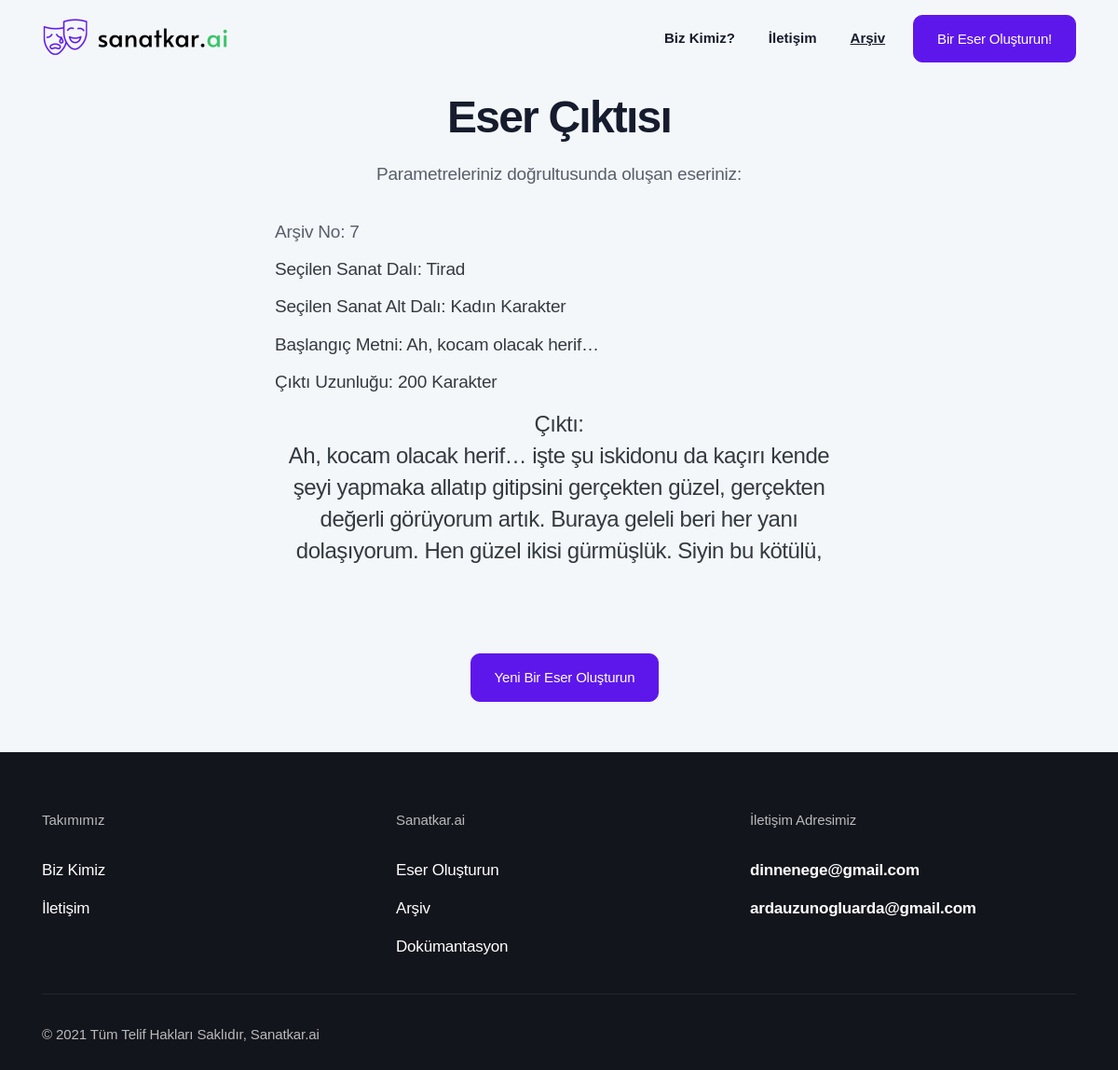
Before: /archive/7 with the older database file.
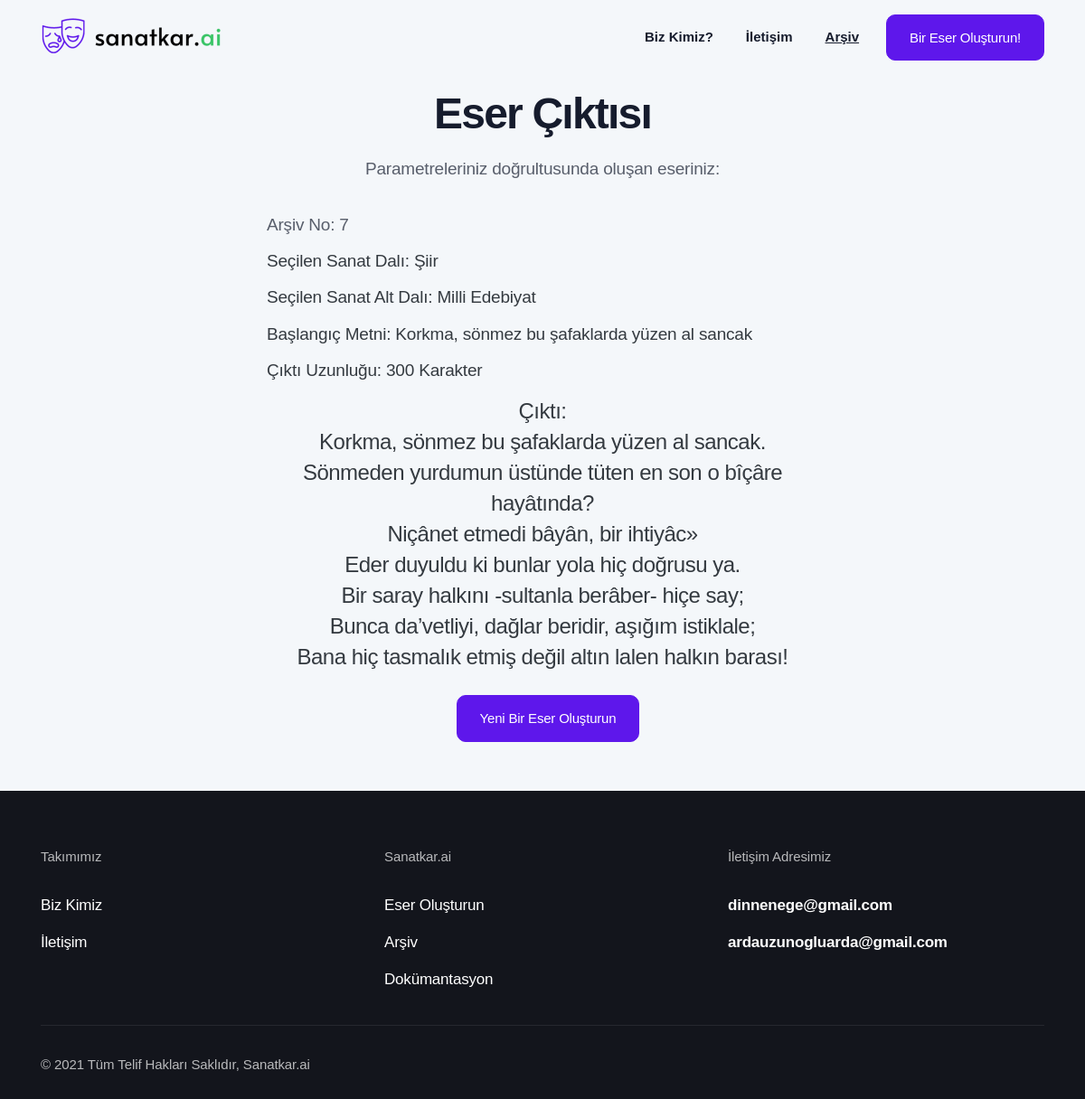
After: the same page with the newer database file.
### app.py (models this page shows)
class Archive(db.Model):
    id = db.Column(db.Integer, primary_key=True)
    generated_text = db.Column(db.String(600))
    art_branch = db.Column(db.String(10))
    genre = db.Column(db.String(30))
    seed_input = db.Column(db.String(35))
    length_input = db.Column(db.String(3))

### app.py (the view)
@app.route("/archive/<int:id>")
def particular_archive_element(id):
    archived_generation = Archive.query.filter_by(id = id).first()
    id = archived_generation.id
    generated_text = archived_generation.generated_text
    art_branch = archived_generation.art_branch
    genre = archived_generation.genre
    seed_input = archived_generation.seed_input
    length_input = archived_generation.length_input
    output = str(generated_text).replace("_", "").replace(")", "").replace("(", "").replace("'", "").replace('"',"").split("\\n")
    if art_branch != "Tirad":
        output = list(filter(None, output))[:-1]
    return render_template("generator_output.html", id = id, output=output, art_branch=art_branch, genre=genre, seed_input=seed_input, length_input=length_input)

### templates/generator_output.html (shortened to what the changed rows need)
<!DOCTYPE html>
<html lang="en">
<head>
  <link rel="stylesheet" href="{{ url_for('static', filename='css/bootstrap.css') }}">
  <link rel="stylesheet" href="{{ url_for('static', filename='fonts/icon-font/css/style.css') }}">
  <link rel="stylesheet" href="{{ url_for('static', filename='fonts/typography-font/typo.css') }}">
  <link rel="stylesheet" href="{{ url_for('static', filename='fonts/fontawesome-5/css/all.css') }}">
  <link rel="stylesheet" href="{{ url_for('static', filename='plugins/aos/aos.min.css') }}">
  <link rel="stylesheet" href="{{ url_for('static', filename='plugins/fancybox/jquery.fancybox.min.css') }}">
  <link rel="stylesheet" href="{{ url_for('static', filename='plugins/nice-select/nice-select.min.css') }}">
  <link rel="stylesheet" href="{{ url_for('static', filename='plugins/slick/slick.min.css') }}">
  <link rel="stylesheet" href="{{ url_for('static', filename='plugins/date-picker/css/gijgo.min.css') }}" type="text/css" />
  <link rel="stylesheet" href="{{ url_for('static', filename='plugins/theme-mode-switcher/switcher-panel.css') }}">
  <link rel="stylesheet" href="{{ url_for('static', filename='css/main.css') }}">
  <link rel="stylesheet" href="{{ url_for('static', filename='css/theme-mode-custom.css') }}">
  <link rel="stylesheet" href="https://cdnjs.cloudflare.com/ajax/libs/font-awesome/5.15.4/css/all.min.css">
</head>
<body data-theme="light">
  <div class="site-wrapper overflow-hidden">
    <div class="inner-banner pt-20 pb-md-13 bg-default-2">
      <div class="container">
        <div class="row  justify-content-center pt-5">
          <div class="col-xl-8 col-lg-9 text-center">
            <div class="px-md-15 text-center">
              <h2 class="title gr-text-3 mb-6">Eser Çıktısı</h2>
              <ul class="w-100 list-unstyled text-left">
                <li class="gr-text-8 text-dark mb-3">Seçilen Sanat Dalı: <span id="chosenart">{{art_branch}}</span></li>
                <li class="gr-text-8 text-dark mb-3">Seçilen Sanat Alt Dalı: <span id="chosensubart">{{genre}}</span></li>
                <li class="gr-text-8 text-dark mb-3">Başlangıç Metni: <span id="startingsentence">{{seed_input}}</span></li>
                <li class="gr-text-8 text-dark mb-5">Çıktı Uzunluğu: <span id="outputlength">{{length_input}}</span> Karakter</li>
                <li class="gr-text-6 text-dark mb-8 text-center">Çıktı:</br><span id="output">
                {% if output[0] %}
                  {% for element in output %}
                    {{element}}
                    <br>
                  {% endfor %}
                {% else %}
                  <p> Bir hata oluştu. </p>
                {% endif %}
                </span></li>
              </ul>
            </div>
          </div>
        </div>
      </div>
    </div>
  </div>
</body>
</html>

Changed rows visible on the page:
changed Archive: art_branch "Tirad" → "Şiir"; genre "Kadın Karakter" → "Milli Edebiyat"; seed_input "Ah, kocam olacak herif…" → "Korkma, sönmez bu şafaklarda yüzen al sancak"; length_input "200" → "300"
Other visible differences:
new list line: "Korkma, sönmez bu şafaklarda yüzen al sancak."
new list line: "Sönmeden yurdumun üstünde tüten en son o bîçâre hayâtında?"
new list line: "Niçânet etmedi bâyân, bir ihtiyâc»"
new list line: "Eder duyuldu ki bunlar yola hiç doğrusu ya."
new list line: "Bir saray halkını -sultanla berâber- hiçe say;"
new list line: "Bunca da’vetliyi, dağlar beridir, aşığım istiklale;"
new list line: "Bana hiç tasmalık etmiş değil altın lalen halkın barası!"
list line gone: "Ah, kocam olacak herif… işte şu iskidonu da kaçırı kende şeyi yapmaka allatıp gitipsini gerçekten güzel, gerçekten değerli görüyorum artık. Buraya geleli beri her yanı dolaşıyorum. Hen güzel ikisi gürmüşlük. Siyin bu kötülü,"
